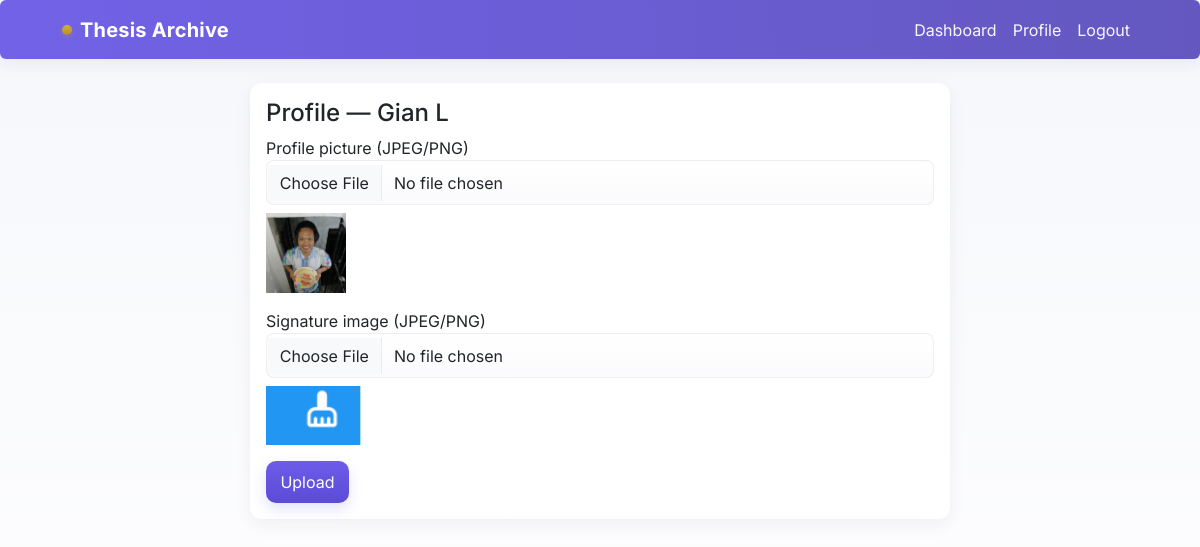
Screenshot of /profile.php (signed in) with the database file from the repository.
### tables this page shows
CREATE TABLE `users` (
  `id` int(11) NOT NULL,
  `username` varchar(100) NOT NULL,
  `password_hash` varchar(255) NOT NULL,
  `full_name` varchar(200) NOT NULL,
  `email` varchar(200) NOT NULL,
  `role` enum('student','advisor','admin','librarian') NOT NULL DEFAULT 'student',
  `department_id` int(11) DEFAULT NULL,
  `profile_pic` varchar(255) DEFAULT NULL,
  `signature_pic` varchar(255) DEFAULT NULL,
  `active` tinyint(1) DEFAULT 1,
  `created_at` timestamp NOT NULL DEFAULT current_timestamp(),
  `updated_at` timestamp NOT NULL DEFAULT current_timestamp() ON UPDATE current_timestamp()
);

### profile.php (the view, shortened to what this page needs)
<?php include 'header.php'; ?>
<?php
include 'db.php';
$uid = (int)$_SESSION['user_id'];
$res = $conn->query("SELECT * FROM users WHERE id = $uid LIMIT 1");
$user = $res->fetch_assoc();
?>
<div class="card mx-auto" style="max-width:700px;">
  <div class="card-body">
    <h4>Profile — <?php echo htmlspecialchars($user['full_name']); ?></h4>
    <form method="post" enctype="multipart/form-data">
      <div class="mb-3">
        <label>Profile picture (JPEG/PNG)</label>
        <input type="file" name="profile_pic" class="form-control">
        <?php if (!empty($user['profile_pic'])): ?>
          <img src="uploads/profiles/<?php echo htmlspecialchars($user['profile_pic']); ?>" style="max-height:80px;margin-top:8px;">
        <?php endif; ?>
      </div>
      <div class="mb-3">
        <label>Signature image (JPEG/PNG)</label>
        <input type="file" name="signature" class="form-control">
        <?php if (!empty($user['signature_pic'])): ?>
          <img src="uploads/profiles/<?php echo htmlspecialchars($user['signature_pic']); ?>" style="max-height:60px;margin-top:8px;">
        <?php endif; ?>
      </div>
      <button name="save" class="btn btn-primary">Upload</button>
    </form>
  </div>
</div>
<?php include 'footer.php'; ?>

### style.css (style rules this page uses)
* { box-sizing:border-box }
html,body { height:100% }
body { font-family: "Inter", system-ui, -apple-system, "Segoe UI", Roboto, "Helvetica Neue", Arial; background: linear-gradient(180deg, var(--bg) 0%, #ffffff 100%); color: #222; -webkit-font-smoothing:antialiased; -moz-osx-font-smoothing:grayscale; line-height:1.5; padding-bottom:40px; }
.card { border: none; border-radius: var(--radius); background: linear-gradient(180deg, var(--card), rgba(255,255,255,0.98)); box-shadow: var(--shadow-sm); }
.btn-primary { background: linear-gradient(180deg,var(--primary),var(--primary-600)); border: none; color: #fff; border-radius: 10px; padding: .56rem .9rem; box-shadow: 0 6px 14px rgba(108,92,231,0.18); transition: transform .12s ease, box-shadow .12s ease; }
.form-control, .form-select, textarea.form-control { border-radius: 8px; border: 1px solid rgba(20,20,35,0.06); padding: .6rem .8rem; background: linear-gradient(180deg,#fff,#fbfbfd); transition: box-shadow .12s ease, border-color .12s ease; }
a, button { transition: .12s ease; }

### rows the page displays
users: full_name "Gian L", profile_pic (picture), signature_pic (picture)
